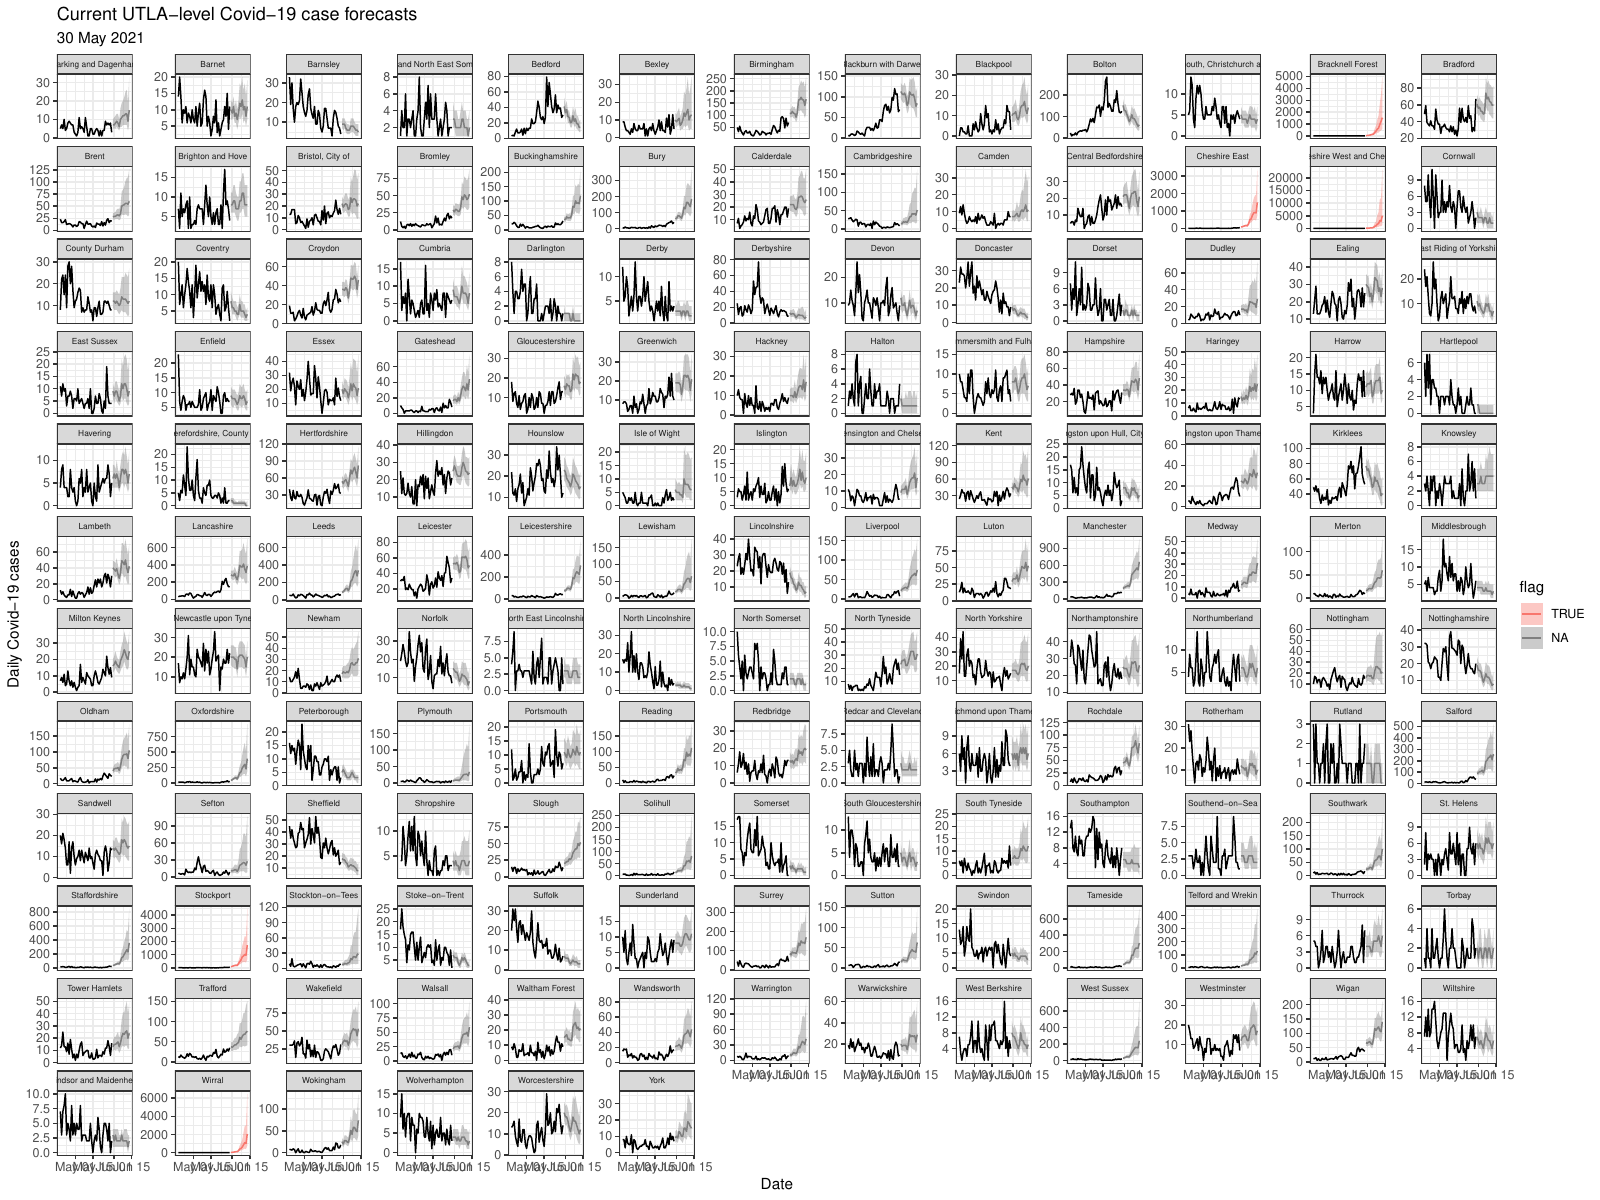

The script that saved this image:

library(tidyverse)
library(covidregionaldata)

source("R/load_data_fns.R")

# Summary -----------------------------------------------------------------

# Evaluate and visualise current UTLA-level case forecasts;
# ran through update_current_forecast.R

# Load data ---------------------------------------------------------------

case_obs <- load_case_data() %>%
  dplyr::left_join(covid19.nhs.data::utla_names, by = c("id" = "geo_code")) %>%
  dplyr::filter(date <= forecast_date)

file_name <- paste0("cases_by_report_", forecast_date, ".csv")
case_forecast <- readr::read_csv(file = here::here("current_forecasts", "cases_utla", file_name)) %>%
  dplyr::filter(date > forecast_date) %>%
  dplyr::mutate(region = ifelse(region == "Hackney and City of London", "Hackney", region),
                region = ifelse(region == "Cornwall and Isles of Scilly", "Cornwall", region)) %>%
  dplyr::left_join(covid19.nhs.data::utla_names, by = c("region" = "geo_name")) %>%
  dplyr::mutate(geo_code = ifelse(geo_code == "E10000002", "E06000060", geo_code)) %>%
  dplyr::filter(!is.na(geo_code),
                grepl("E", geo_code)) %>%
  dplyr::rename(id = geo_code,
                geo_name = region)



# Flag UTLAs --------------------------------------------------------------

case_summary <- case_forecast %>%
  dplyr::select(id, date, median, upper_90) %>%
  dplyr::left_join(case_obs %>%
                     dplyr::filter(date == max(date)) %>%
                     dplyr::select(id, id_name = geo_name, last_case = cases),
                   by = "id") %>%
  dplyr::select(id, id_name, date, median, upper_90, last_case)

flag_utlas <- case_summary %>%
  dplyr::filter(last_case > 10,
                median > 20*last_case,
                upper_90 > 200*last_case) %>%
  dplyr::group_by(id, id_name) %>%
  dplyr::filter(date == max(date)) %>%
  dplyr::mutate(flag = TRUE) %>%
  dplyr::ungroup()

saveRDS(object = flag_utlas,
        file = here::here("current_forecasts", "flag_utla.rds"))


# Vis current case forecast -----------------------------------------------

plot_case_forecast <- case_forecast %>%
  dplyr::left_join(flag_utlas %>% select(id, flag), by = "id")

g <- case_obs %>%
  dplyr::filter(grepl("E", id),
                date > forecast_date - 42) %>%
  ggplot() +
  geom_line(aes(x = date, y = cases)) +
  facet_wrap(. ~ geo_name, scales = "free_y") +
  theme_bw() +
  labs(x = "Date", y = "Daily Covid-19 cases",
       title = "Current UTLA-level Covid-19 case forecasts",
       subtitle = format.Date(forecast_date, format = "%d %B %Y")) +
  theme(strip.text.x = element_text(size = 6))

g <- g +
  geom_line(data = plot_case_forecast,
            aes(x = date, y = median, col = flag)) +
  geom_ribbon(data = plot_case_forecast,
              aes(x = date, y = median, ymin = lower_50, ymax = upper_50, fill = flag), alpha = 0.4)

ggsave(filename = here::here("current_forecasts", "current_case_forecast.pdf"),
       device = "pdf",
       width = 16, height = 12, units = "in")
